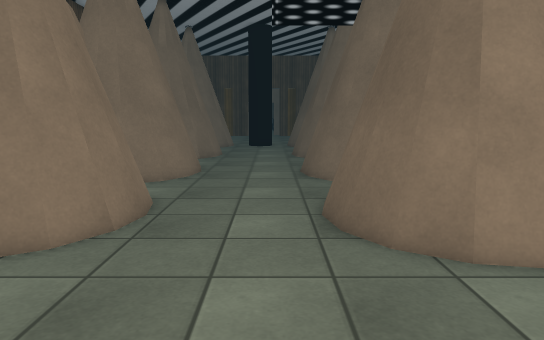
view 1 (above)

24 first-person views from a walk through a Unity game level. The camera is 1.3 m above the floor, tilts 8° down and sees 70° across. Doors are open. The floor is counted in squares, 0.5 m on a side. Each view is taken from the middle of a square. On the plan, view 1 faces up. The plan holds only what a view shows up to about 20 squares ahead; the rest is blank. The place goes on beyond the plan. The player character is not drawn. Some animated figures are not drawn. Some surface patterns are stand-ins.

view 2
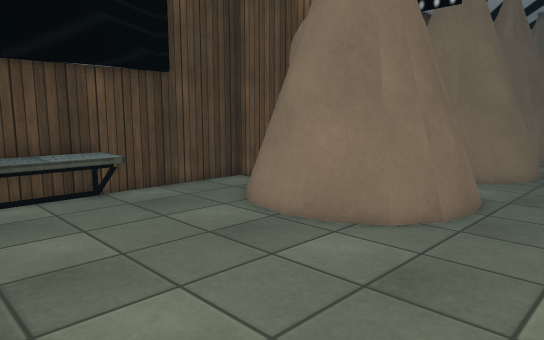

view 3
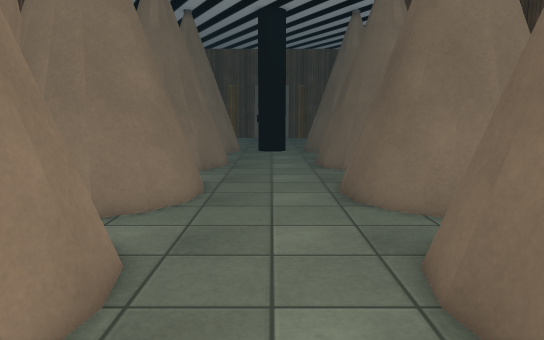

view 4
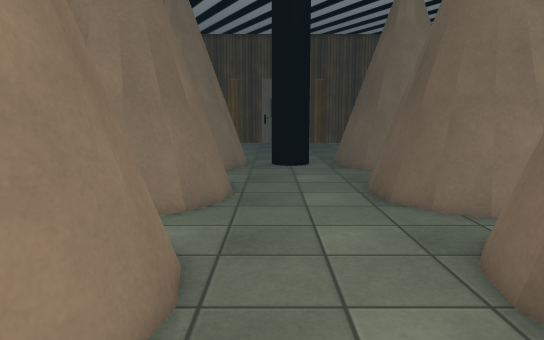

view 5
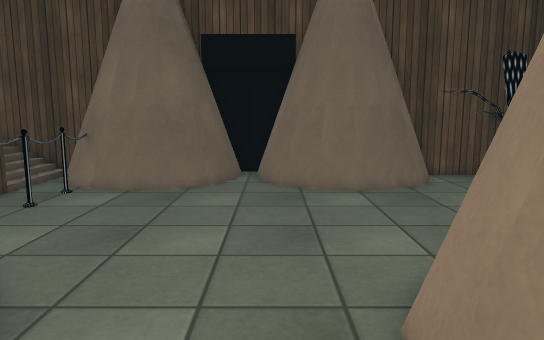

view 6
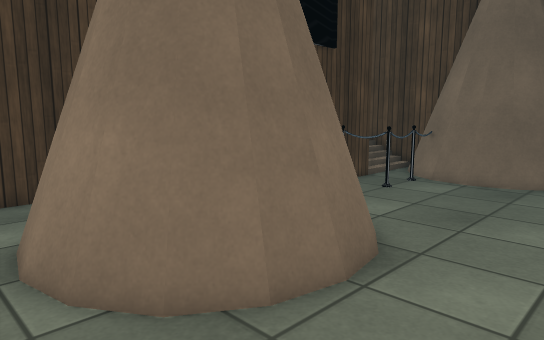

view 7
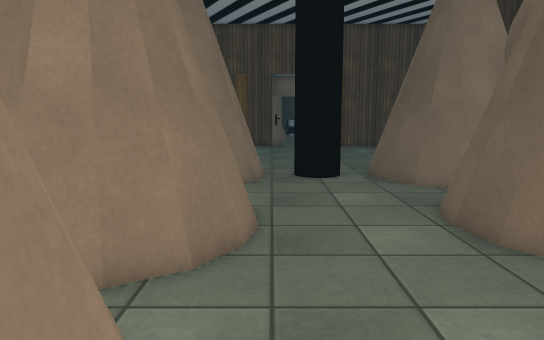

view 8
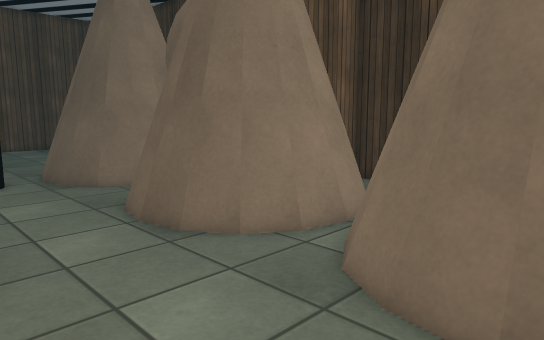

view 9
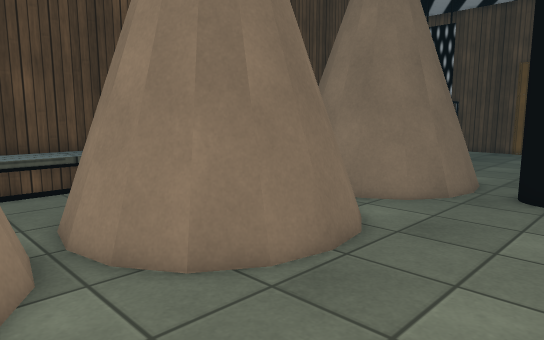

view 10
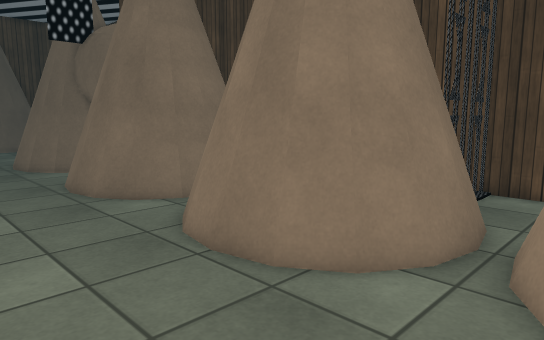

view 11
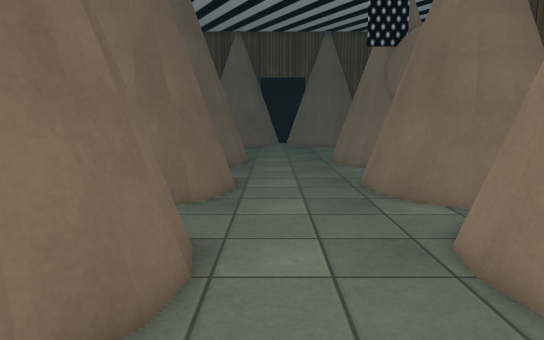

view 12
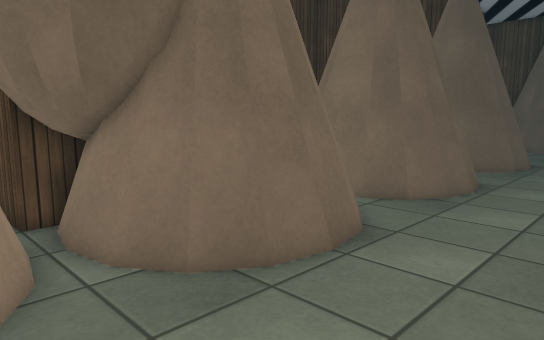

view 13
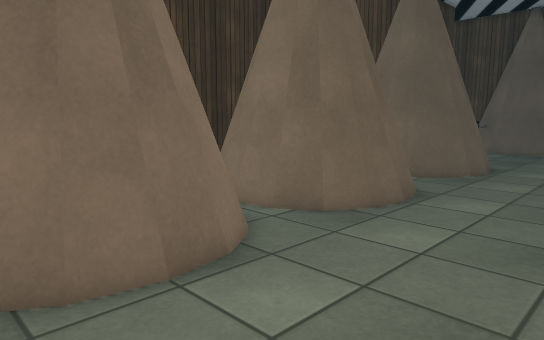

view 14
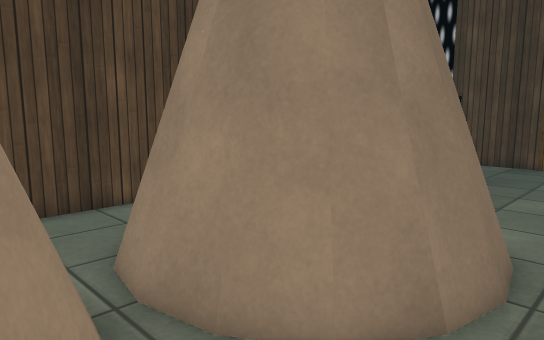

view 15
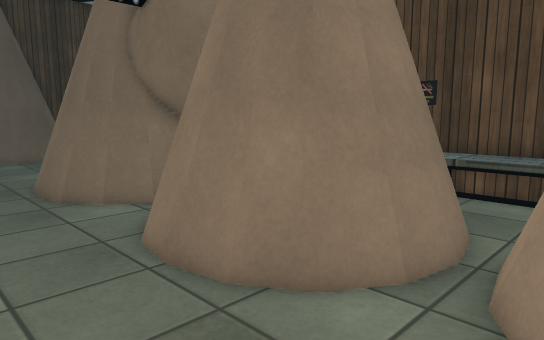

view 16
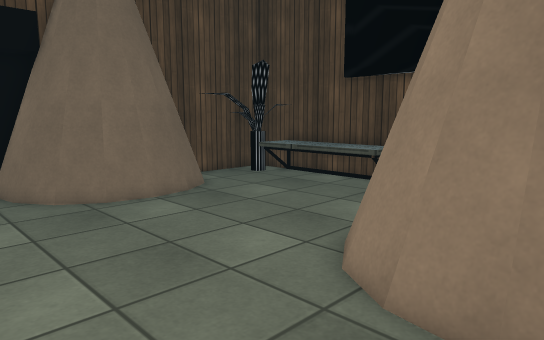

view 17
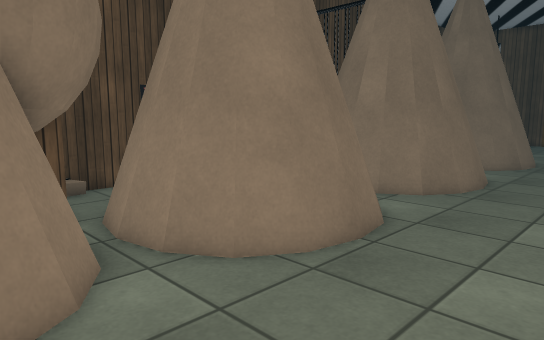

view 18
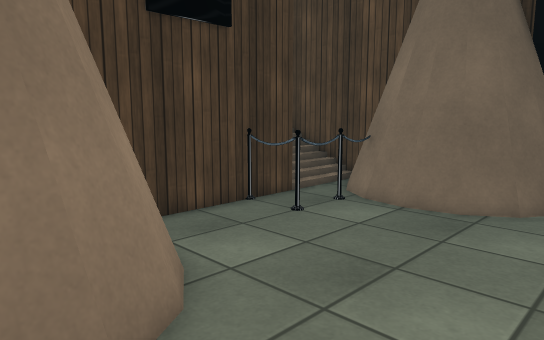

view 19
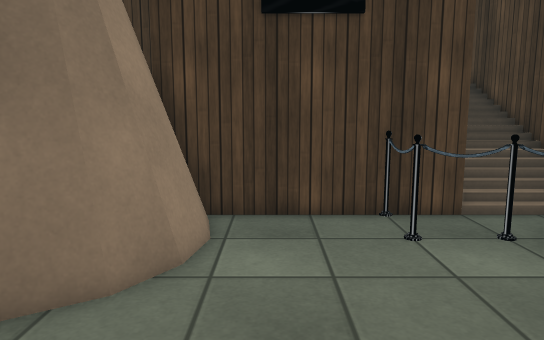

view 20
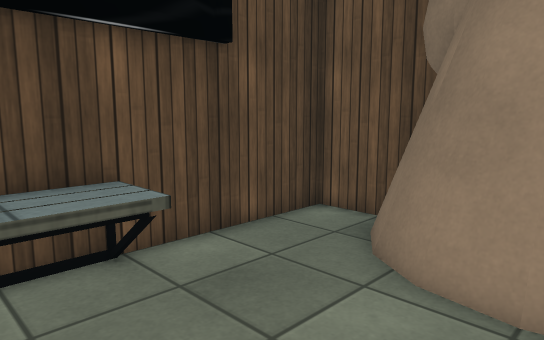

view 21
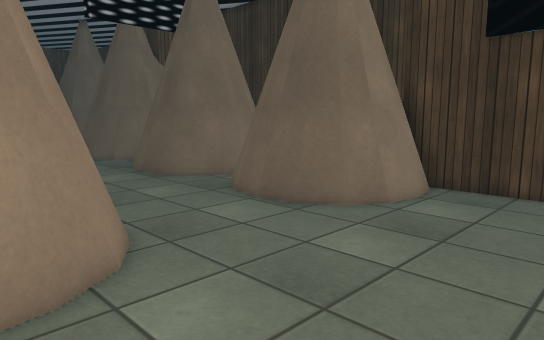

view 22
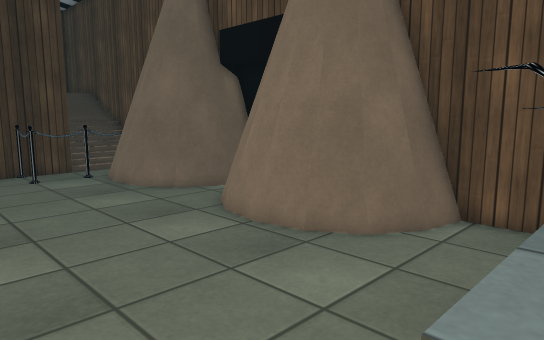

view 23
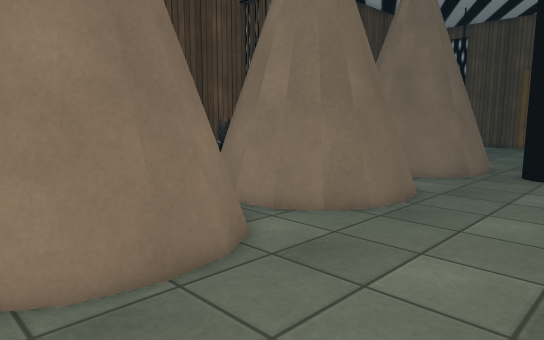

view 24
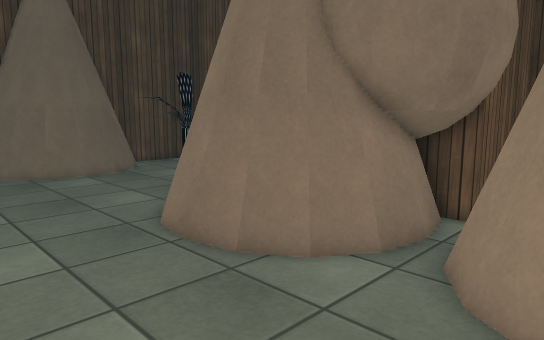

### Floor plan
Key: @ floor where view 1 was taken; # wall or solid block; . floor; = window, fence, low wall or low ledge; ^ raised ledge; P pillar; B barrier; E elevator; O other object.
Columns run from 13 left of view 1 to 9 right of it. Each row starts with its distance up from view 1.
 35         OO.   .OO
 34 #       OO.P P.OO
 33 #.      OO..P..OO
 32 #.. OOOOOO.....OOOOO
 31 #... OOOO.......OOO
 30 #.................OOO##
 29 #... OOOO.......OOOOO
 28 ####OOOOOO.....OOO  O
 27 #       OO.....OO
 26 #^      OO.....OO
 25 # ^     OO.....OO
 24 #^^ OOOOOO.....OOOOOO
 23 #^^.OOOOO.......OOOOO
 22 #^^................
 21 #^^. OOOO.......OOOOO
 20 #^^ OOOOOO.....OOOOOO
 19 #       OO.....OO
 18 #       OO.....OO
 17 #       OO.....OO
 16 #..  OOOOO.....OOOOOO
 15 #... OOOO.......OOOO
 14 ####OOO.............
 13     OOOOO.......OOOO
 12     O OOOO.....OOOOO
 11         OO.....OO
 10 ###OO   OO.....OO
  9 #..OO   OO.....OO
  8 #..OOOOOOO.....OOOOOO
  7 #...OOOOO.......OOOO#
  6 #...................#
  5 #...................#
  4 #^=.................#
  3 #^^.................#
  2 #^^...............BB#
  1 #^^...............B.#
  0 #^^..........@....O.###
 -1 #^^...OOOOO...OOOOO..O
 -2 ###..OOOOOOO.OOOOOOO.O
 -3 ### .OO   OO.OO   OO.O
 -4 #####O#   OO.OO    O###
 -5           #E#E#

Where each view was taken, in squares from view 1:
view 1: 0 up, 0 right, facing up
view 2: 1 down, 0 right, facing up-left
view 3: 5 up, 1 left, facing up
view 4: 13 up, 2 left, facing up
view 5: 13 up, 2 left, facing down
view 6: 15 up, 2 left, facing down-right
view 7: 17 up, 3 left, facing up
view 8: 17 up, 3 left, facing up-right
view 9: 20 up, 1 right, facing up-left
view 10: 32 up, 1 right, facing down-left
view 11: 32 up, 0 right, facing down
view 12: 32 up, 3 left, facing down-right
view 13: 29 up, 4 left, facing down-right
view 14: 28 up, 2 left, facing up-left
view 15: 24 up, 0 right, facing down-left
view 16: 11 up, 1 right, facing down-left
view 17: 11 up, 1 right, facing up-left
view 18: 10 up, 2 left, facing down-right
view 19: 5 up, 3 left, facing right
view 20: 1 up, 6 left, facing up-left
view 21: 1 up, 7 left, facing up-right
view 22: 6 up, 12 left, facing down-right
view 23: 15 up, 2 right, facing up-left
view 24: 17 up, 1 right, facing down-left
